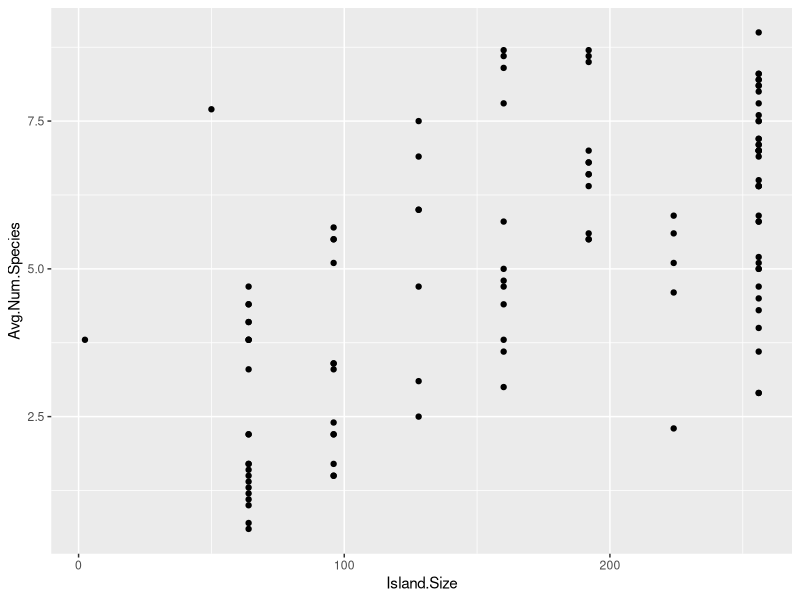
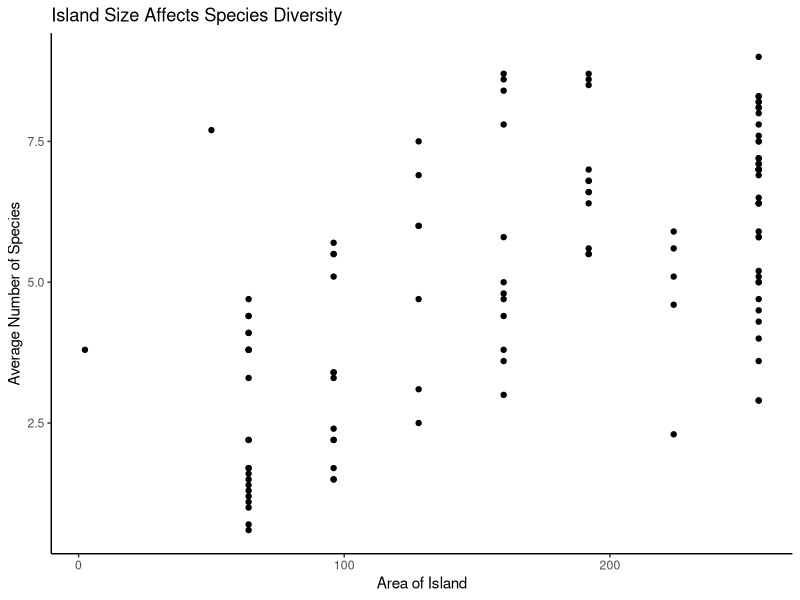
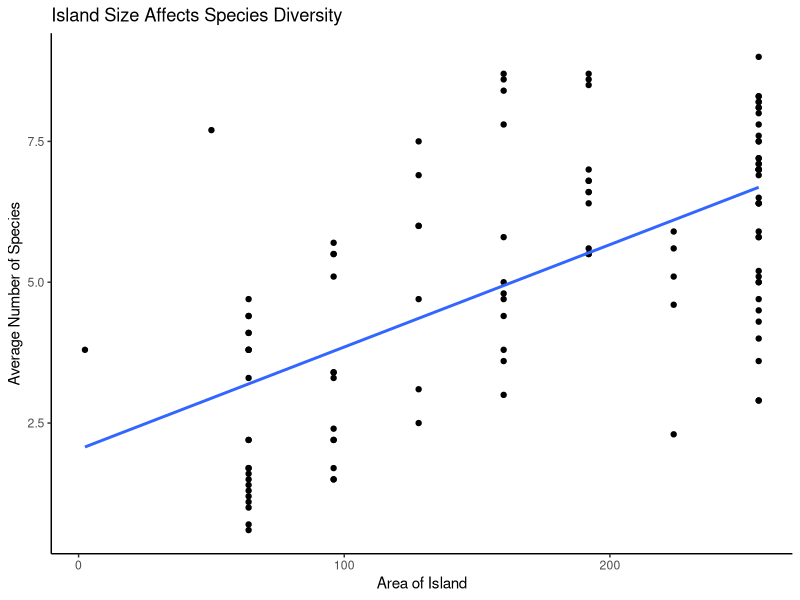
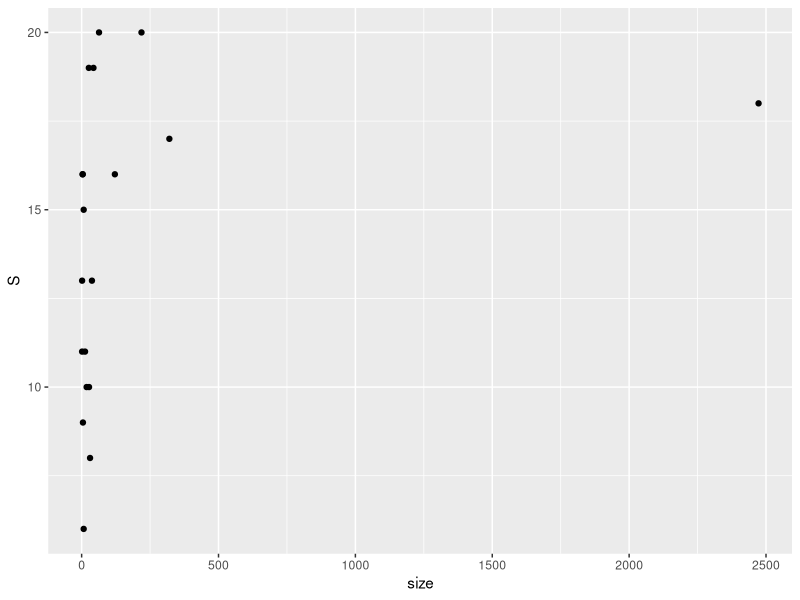

Write R code to recreate these figures, in order.
## ---- chunk 1
1 + 1
## ---- chunk 2
#| echo: false
2 * 2
## ---- chunk 3
#install Tidyverse Package
install.packages("tidyverse")
library(tidyverse)

# read in the data and name it "islands"
islands=read.csv("Class.Island.Biogeo.data.csv")
# let's take a look
View(islands)

## ---- chunk 4
ggplot(data=islands, mapping=aes(x=Island.Size, y=Avg.Num.Species)) +
  geom_point()
## ---- chunk 5
# can you make a similar graph to above, but this time about the relationship between Island Size and Species Diversity? 
# remember to think about which variable is the independent predictor (x-axis) and which is the dependent variable (y-axis)


## ---- chunk 6

# Let's go back to our graph of Island Size and Species Richess
# Let's add labels, and let's get rid of that gray background with the stripes
ggplot(data=islands, mapping=aes(x=Island.Size, y=Avg.Num.Species)) +
  geom_point()+
  labs(title="Island Size Affects Species Diversity", x="Area of Island", y="Average Number of Species")+
  theme_classic()
## ---- chunk 7

size.model <- lm(islands$Avg.Num.Species~islands$Island.Size)


# the line th
## ---- chunk 8
ggplot(data=islands, mapping=aes(x=Island.Size, y=Avg.Num.Species)) +
  geom_point()+
  labs(title="Island Size Affects Species Diversity", x="Area of Island", y="Average Number of Species")+
  theme_classic()+
  geom_smooth(method = "lm", se = FALSE)
## ---- chunk 9

# let's call these data "plants"
plants=read.csv("plant_patches.csv", as.is=T)

# take a look... 
View(plants)
## ---- chunk 10
# the str() command shows you the structure of the data... what type of variable each column is, how many observations, etc.
str(plants)

# head() shows you the first six lines of data.  This is useful because your datasets may be large and overwhelming and you just want to do a quick check
head(plants)

# tail() is similar, but it shows you the last six lines.  Try that on your own:


## ---- chunk 11
# first we need to install ggplot2, the package you've been learning to use!

install.packages("ggplot2") ; library(ggplot2)


# next let's try a scatter plot that looks at how species number varies with patch size
ggplot(data=plants, mapping=aes(x=size, y=S)) +
  geom_point()
